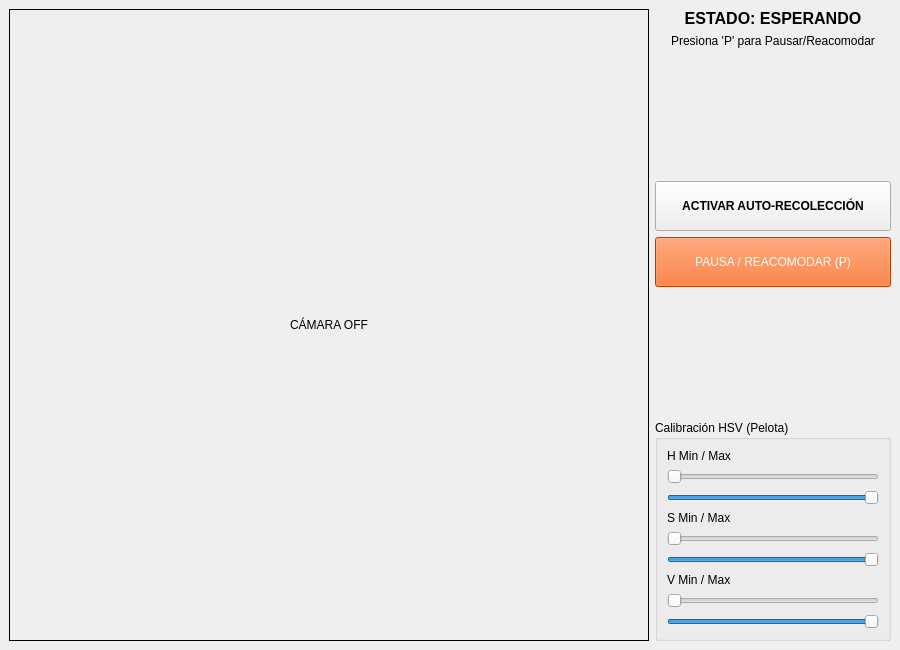
<?xml version="1.0" encoding="UTF-8"?>
<ui version="4.0">
 <class>MainWindow</class>
 <widget class="QMainWindow" name="MainWindow">
  <property name="geometry">
   <rect>
    <x>0</x>
    <y>0</y>
    <width>900</width>
    <height>650</height>
   </rect>
  </property>
  <property name="windowTitle">
   <string>Programa 1: Entrenador de Datos</string>
  </property>
  <widget class="QWidget" name="centralwidget">
   <layout class="QHBoxLayout" name="horizontalLayout">
    <item>
     <widget class="QLabel" name="lbl_video">
      <property name="minimumSize">
       <size>
        <width>640</width>
        <height>480</height>
       </size>
      </property>
      <property name="frameShape">
       <enum>QFrame::Box</enum>
      </property>
      <property name="text">
       <string>CÁMARA OFF</string>
      </property>
      <property name="alignment">
       <set>Qt::AlignCenter</set>
      </property>
     </widget>
    </item>
    <item>
     <layout class="QVBoxLayout" name="verticalLayout">
      <item>
       <widget class="QLabel" name="label_info">
        <property name="font">
         <font>
          <pointsize>12</pointsize>
          <bold>true</bold>
         </font>
        </property>
        <property name="text">
         <string>ESTADO: ESPERANDO</string>
        </property>
        <property name="alignment">
         <set>Qt::AlignCenter</set>
        </property>
       </widget>
      </item>
      <item>
       <widget class="QLabel" name="lbl_info">
        <property name="text">
         <string>Presiona 'P' para Pausar/Reacomodar</string>
        </property>
        <property name="alignment">
         <set>Qt::AlignCenter</set>
        </property>
       </widget>
      </item>
      <item>
       <spacer name="verticalSpacer_2">
        <property name="orientation">
         <enum>Qt::Vertical</enum>
        </property>
        <property name="sizeHint" stdset="0">
         <size>
          <width>20</width>
          <height>20</height>
         </size>
        </property>
       </spacer>
      </item>
      <item>
       <widget class="QPushButton" name="btn_auto">
        <property name="minimumSize">
         <size>
          <width>0</width>
          <height>50</height>
         </size>
        </property>
        <property name="font">
         <font>
          <bold>true</bold>
         </font>
        </property>
        <property name="text">
         <string>ACTIVAR AUTO-RECOLECCIÓN</string>
        </property>
        <property name="checkable">
         <bool>true</bool>
        </property>
       </widget>
      </item>
      <item>
       <widget class="QPushButton" name="btn_stop">
        <property name="minimumSize">
         <size>
          <width>0</width>
          <height>50</height>
         </size>
        </property>
        <property name="styleSheet">
         <string notr="true">background-color: rgb(255, 85, 0); color: white;</string>
        </property>
        <property name="text">
         <string>PAUSA / REACOMODAR (P)</string>
        </property>
       </widget>
      </item>
      <item>
       <spacer name="verticalSpacer">
        <property name="orientation">
         <enum>Qt::Vertical</enum>
        </property>
        <property name="sizeHint" stdset="0">
         <size>
          <width>20</width>
          <height>40</height>
         </size>
        </property>
       </spacer>
      </item>
      <item>
       <widget class="QGroupBox" name="groupBox">
        <property name="title">
         <string>Calibración HSV (Pelota)</string>
        </property>
        <layout class="QVBoxLayout" name="verticalLayout_2">
         <item>
          <widget class="QLabel" name="label_2">
           <property name="text">
            <string>H Min / Max</string>
           </property>
          </widget>
         </item>
         <item>
          <widget class="QSlider" name="sl_h_min">
           <property name="maximum">
            <number>179</number>
           </property>
           <property name="orientation">
            <enum>Qt::Horizontal</enum>
           </property>
          </widget>
         </item>
         <item>
          <widget class="QSlider" name="sl_h_max">
           <property name="maximum">
            <number>179</number>
           </property>
           <property name="value">
            <number>179</number>
           </property>
           <property name="orientation">
            <enum>Qt::Horizontal</enum>
           </property>
          </widget>
         </item>
         <item>
          <widget class="QLabel" name="label_3">
           <property name="text">
            <string>S Min / Max</string>
           </property>
          </widget>
         </item>
         <item>
          <widget class="QSlider" name="sl_s_min">
           <property name="maximum">
            <number>255</number>
           </property>
           <property name="orientation">
            <enum>Qt::Horizontal</enum>
           </property>
          </widget>
         </item>
         <item>
          <widget class="QSlider" name="sl_s_max">
           <property name="maximum">
            <number>255</number>
           </property>
           <property name="value">
            <number>255</number>
           </property>
           <property name="orientation">
            <enum>Qt::Horizontal</enum>
           </property>
          </widget>
         </item>
         <item>
          <widget class="QLabel" name="label_4">
           <property name="text">
            <string>V Min / Max</string>
           </property>
          </widget>
         </item>
         <item>
          <widget class="QSlider" name="sl_v_min">
           <property name="maximum">
            <number>255</number>
           </property>
           <property name="orientation">
            <enum>Qt::Horizontal</enum>
           </property>
          </widget>
         </item>
         <item>
          <widget class="QSlider" name="sl_v_max">
           <property name="maximum">
            <number>255</number>
           </property>
           <property name="value">
            <number>255</number>
           </property>
           <property name="orientation">
            <enum>Qt::Horizontal</enum>
           </property>
          </widget>
         </item>
        </layout>
       </widget>
      </item>
     </layout>
    </item>
   </layout>
  </widget>
 </widget>
 <resources/>
 <connections/>
</ui>
